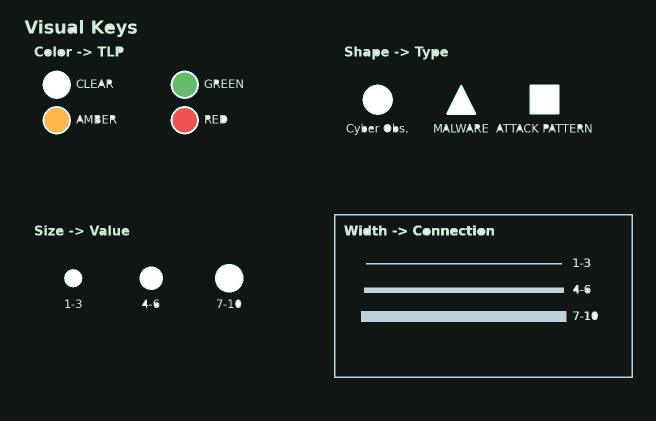
#> input picture analysis/cti_experiment_legend_2x2_dark.png, 1312 x 842 px (shown at 1/2 size)
$ python -i 01_extract_low_level_features.py   (imports and definitions only)
#> lines starting #> are read from the running program, lines starting #| are printed output that depends on the picture
#!/usr/bin/env python3
"""
Extract low-level graph-image features for the 48 Sphynx experiment stimuli.

Digital ink / data utility / effectiveness follow the Sphinx extract_low_level_features
functions. Node count is taken from the stimulus catalog (graph_complexity), not from
the file path.

Run from this folder:
  python 01_extract_low_level_features.py
"""

from __future__ import annotations

import argparse
import csv
from pathlib import Path
from typing import Optional

import numpy as np
import pandas as pd

try:
    import cv2
except ImportError:
    cv2 = None
try:
    from PIL import Image
except ImportError:
    Image = None

HERE = Path(__file__).resolve().parent
DEFAULT_CSV = HERE / "experiment" / "psychopy_experiment_stimuli_update_3_all_48_answered.csv"
DEFAULT_IMAGES = HERE / "images"
DEFAULT_OUT = HERE / "results" / "low_level" / "low_level_features.csv"

SUPPORTED_EXTENTIONS = (".png", ".jpg", ".jpeg", ".webp")
STANDARD_SIZE = (800, 600)

SEMI_TYPES = {"shape_nodes", "color_nodes", "size_nodes", "edge_width"}


# [11 lines left out: function map_adaptation, not called in this run]


def digital_ink(image_path: str) -> float:
    """
    Calculates digital ink as the sum of RGB values divided by the number of pixels.
    Digital ink = SumRGB(Pixel_i_j) / Number_of_pixels

    This measures the average RGB intensity per pixel.
    - White image (255,255,255) → ~765
    - Black image (0,0,0) → 0

    Args:
        image_path (str): Full path to the image

    Returns:
        float: Average RGB sum per pixel (0 to 765)
    """
#> called with image_path = '../../cti_experiment_legend_2x2_dark.png'
    if cv2 is not None:
        img = cv2.imread(image_path, cv2.IMREAD_COLOR)
#> img is the input picture: shape (842, 1312, 3); mean B, G, R 30.8, 33.1, 26.8
        if img is None:
            raise ValueError(f"Could not load image at {image_path}")
        img = cv2.resize(img, STANDARD_SIZE, interpolation=cv2.INTER_AREA)
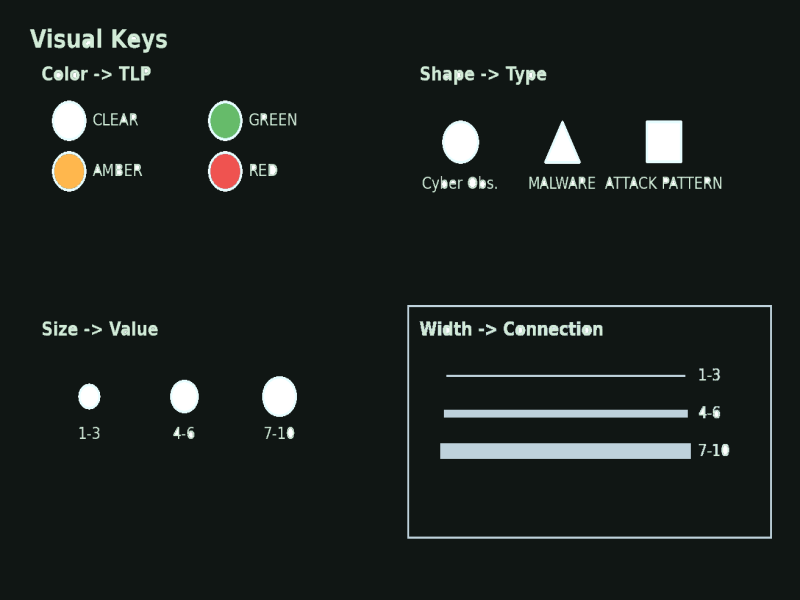
#> img: shape (600, 800, 3); mean B, G, R 30.8, 33.1, 26.8
        sum_rgb = np.sum(img.astype(np.float64))
#> sum_rgb = 43509475
        num_pixels = img.shape[0] * img.shape[1]
#> num_pixels = 480000
        return sum_rgb / num_pixels

    if Image is None:
        raise ImportError("Need opencv-python (cv2) or Pillow to compute digital ink")
    # Channel-sum is identical for RGB and BGR; PIL fallback matches Sphinx digital-ink formula.
    pil = Image.open(image_path).convert("RGB")
    pil = pil.resize(STANDARD_SIZE, Image.Resampling.LANCZOS)
    arr = np.asarray(pil, dtype=np.float64)
    sum_rgb = np.sum(arr)
    num_pixels = arr.shape[0] * arr.shape[1]
    return sum_rgb / num_pixels


# [126 lines left out: functions data_utility_from_nodes, effectiveness, resolve_image_path, extract_features, main, not called in this run]


# [2 lines not run here, left out]

>>> result = digital_ink('../../cti_experiment_legend_2x2_dark.png')
#> result = 90.64
